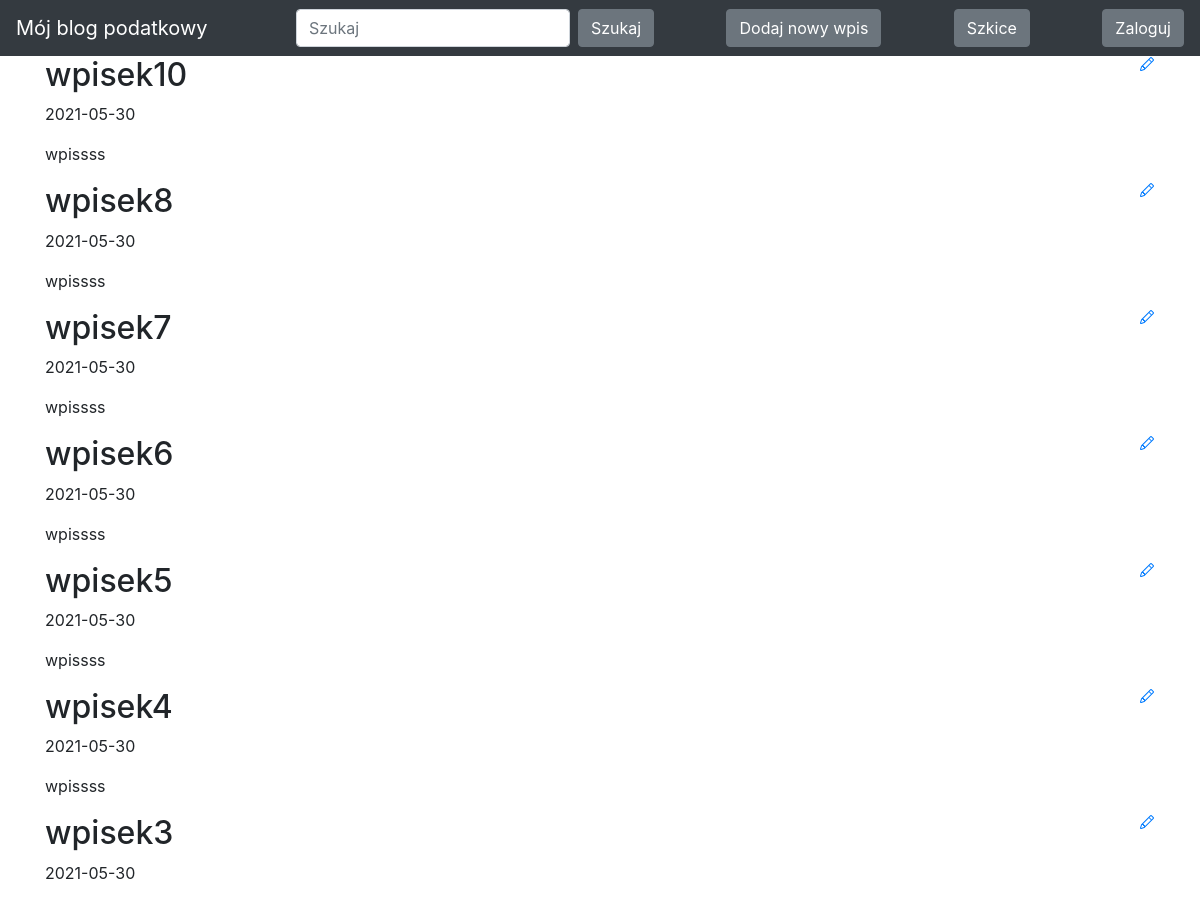
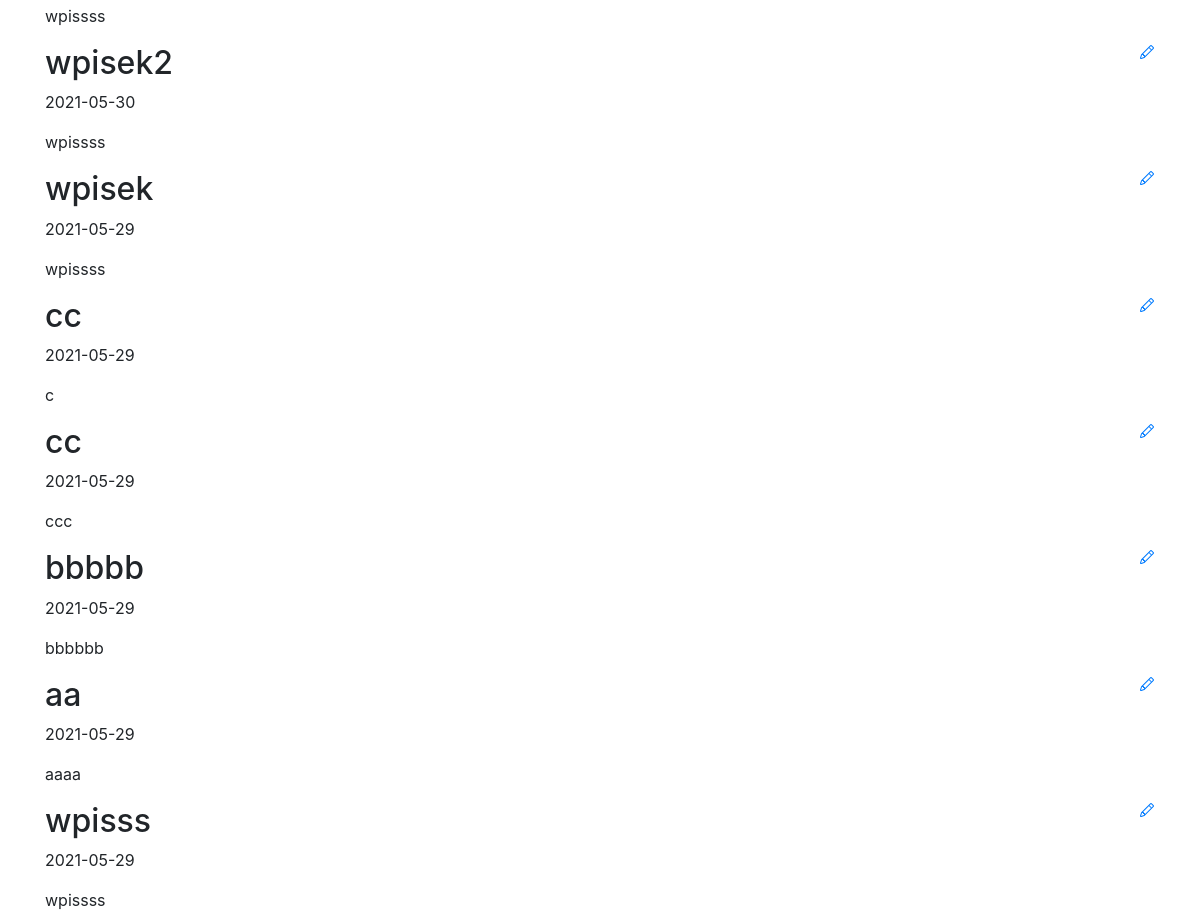
Before: / (upper part) with the older database file (2 pictures, top to bottom).
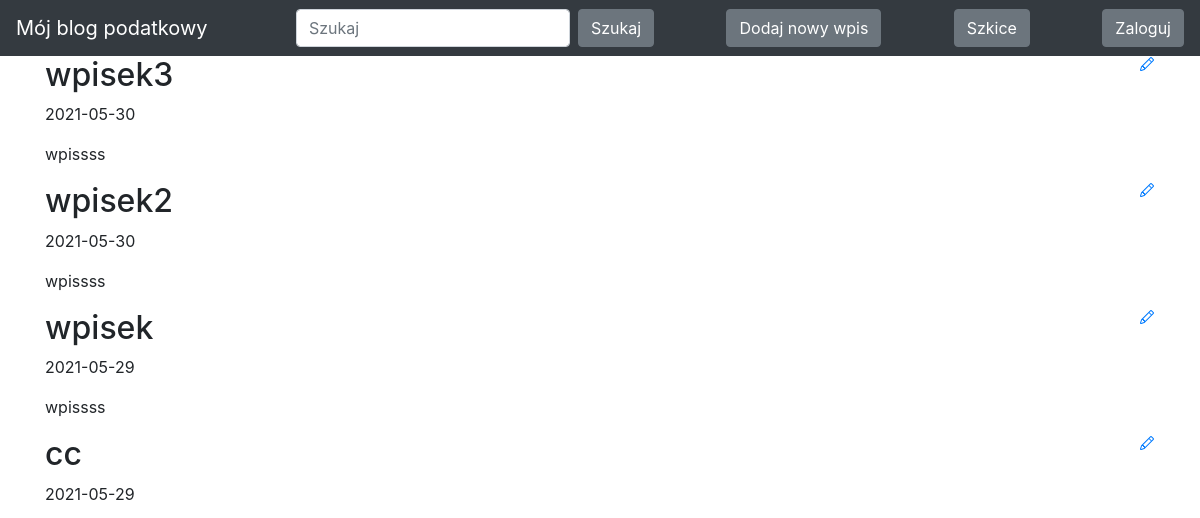
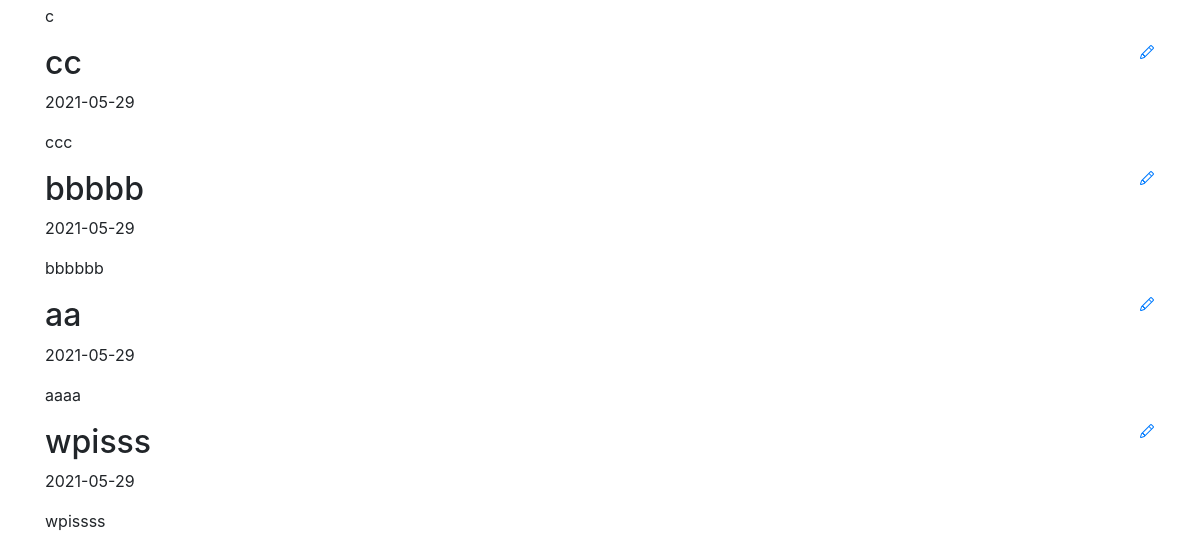
After: the same page with the newer database file (2 pictures, top to bottom).
### blog/models.py (models this page shows)
class Entry(db.Model):
    id = db.Column(db.Integer, primary_key=True)
    title = db.Column(db.String(80), nullable=False)
    body = db.Column(db.Text, nullable=False)
    pub_date = db.Column(db.DateTime, nullable=False,
                         default=datetime.datetime.utcnow)
    is_published = db.Column(db.Boolean, default=False)

### blog/routes.py (the view)
@app.route("/")
def index():
    search = request.args.get('search', default=None)
    query = Entry.query.filter_by(is_published=True)
    if search:
        query = query.filter(or_(Entry.title.contains(search), Entry.body.contains(search)))
    all_posts = query.order_by(Entry.pub_date.desc())
    return render_template("homepage.html", all_posts=all_posts)

### blog/templates/homepage.html (shortened to what this page needs)
<!DOCTYPE html>
<html lang="en">
{% extends "base.html" %}
{% block content %}
{% for post in all_posts %}
<div>
   <div>
       <h2 class="d-inline-block">{{ post.title }}</h2>
       <a href="{{ url_for('edit_entry', entry_id=post.id) }}">
       </a>
   </div>
   <p>{{ post.pub_date.strftime('%Y-%m-%d') }} </p>
   <p>
       {{ post.body}}
   </p>
</div>
{% endfor %}
{% endblock %}

Changed rows visible on the page:
removed Entry: title "wpisek10", pub_date "2021-05-30", body "wpissss"
no longer on this page (row edited): Entry: title "wpisek8", pub_date "2021-05-30", body "wpissss"
no longer on this page (row edited): Entry: title "wpisek7", pub_date "2021-05-30", body "wpissss"
no longer on this page (row edited): Entry: title "wpisek6", pub_date "2021-05-30", body "wpissss"
removed Entry: title "wpisek5", pub_date "2021-05-30", body "wpissss"
removed Entry: title "wpisek4", pub_date "2021-05-30", body "wpissss"
